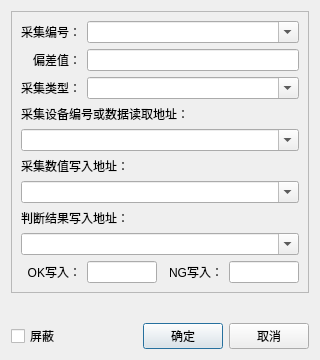
<?xml version="1.0" encoding="UTF-8"?>
<ui version="4.0">
 <class>DialogStepMeasureData</class>
 <widget class="QDialog" name="DialogStepMeasureData">
  <property name="geometry">
   <rect>
    <x>0</x>
    <y>0</y>
    <width>320</width>
    <height>360</height>
   </rect>
  </property>
  <property name="minimumSize">
   <size>
    <width>320</width>
    <height>340</height>
   </size>
  </property>
  <property name="windowTitle">
   <string>采集COM数据</string>
  </property>
  <layout class="QVBoxLayout" name="verticalLayout">
   <item>
    <widget class="QFrame" name="frame">
     <property name="frameShape">
      <enum>QFrame::StyledPanel</enum>
     </property>
     <layout class="QGridLayout" name="gridLayout" columnstretch="0,0">
      <item row="8" column="0" colspan="2">
       <widget class="QComboBox" name="comboWriteResult">
        <property name="editable">
         <bool>true</bool>
        </property>
       </widget>
      </item>
      <item row="2" column="0">
       <widget class="QLabel" name="labelMeasureType">
        <property name="text">
         <string>采集类型：</string>
        </property>
       </widget>
      </item>
      <item row="7" column="0" colspan="2">
       <widget class="QLabel" name="labelWriteResult">
        <property name="text">
         <string>判断结果写入地址：</string>
        </property>
       </widget>
      </item>
      <item row="6" column="0" colspan="2">
       <widget class="QComboBox" name="comboWriteDisplay">
        <property name="editable">
         <bool>true</bool>
        </property>
       </widget>
      </item>
      <item row="2" column="1">
       <widget class="QComboBox" name="comboMeasureType">
        <property name="sizePolicy">
         <sizepolicy hsizetype="Expanding" vsizetype="Fixed">
          <horstretch>0</horstretch>
          <verstretch>0</verstretch>
         </sizepolicy>
        </property>
        <property name="editable">
         <bool>true</bool>
        </property>
       </widget>
      </item>
      <item row="1" column="0">
       <widget class="QLabel" name="labelOffsetValue">
        <property name="text">
         <string>偏差值：</string>
        </property>
        <property name="alignment">
         <set>Qt::AlignRight|Qt::AlignTrailing|Qt::AlignVCenter</set>
        </property>
       </widget>
      </item>
      <item row="1" column="1">
       <widget class="QLineEdit" name="editOffsetValue">
        <property name="sizePolicy">
         <sizepolicy hsizetype="Expanding" vsizetype="Fixed">
          <horstretch>0</horstretch>
          <verstretch>0</verstretch>
         </sizepolicy>
        </property>
        <property name="clearButtonEnabled">
         <bool>true</bool>
        </property>
       </widget>
      </item>
      <item row="5" column="0" colspan="2">
       <widget class="QLabel" name="labelWriteDisplay">
        <property name="text">
         <string>采集数值写入地址：</string>
        </property>
       </widget>
      </item>
      <item row="0" column="0">
       <widget class="QLabel" name="labelMeasureID">
        <property name="text">
         <string>采集编号：</string>
        </property>
       </widget>
      </item>
      <item row="0" column="1">
       <widget class="QComboBox" name="comboMeasureID">
        <property name="sizePolicy">
         <sizepolicy hsizetype="Expanding" vsizetype="Fixed">
          <horstretch>0</horstretch>
          <verstretch>0</verstretch>
         </sizepolicy>
        </property>
        <property name="editable">
         <bool>true</bool>
        </property>
       </widget>
      </item>
      <item row="4" column="0" colspan="2">
       <widget class="QComboBox" name="comboReadMeasure">
        <property name="sizePolicy">
         <sizepolicy hsizetype="Expanding" vsizetype="Fixed">
          <horstretch>0</horstretch>
          <verstretch>0</verstretch>
         </sizepolicy>
        </property>
        <property name="editable">
         <bool>true</bool>
        </property>
       </widget>
      </item>
      <item row="3" column="0" colspan="2">
       <widget class="QLabel" name="labelReadMeasure">
        <property name="text">
         <string>采集设备编号或数据读取地址：</string>
        </property>
       </widget>
      </item>
      <item row="9" column="0" colspan="2">
       <layout class="QHBoxLayout" name="horizontalLayout_2">
        <item>
         <widget class="QLabel" name="labelResultOK">
          <property name="minimumSize">
           <size>
            <width>60</width>
            <height>0</height>
           </size>
          </property>
          <property name="text">
           <string>OK写入：</string>
          </property>
          <property name="alignment">
           <set>Qt::AlignRight|Qt::AlignTrailing|Qt::AlignVCenter</set>
          </property>
         </widget>
        </item>
        <item>
         <widget class="QLineEdit" name="editResultOK"/>
        </item>
        <item>
         <widget class="QLabel" name="labelResultNG">
          <property name="minimumSize">
           <size>
            <width>60</width>
            <height>0</height>
           </size>
          </property>
          <property name="text">
           <string>NG写入：</string>
          </property>
          <property name="alignment">
           <set>Qt::AlignRight|Qt::AlignTrailing|Qt::AlignVCenter</set>
          </property>
         </widget>
        </item>
        <item>
         <widget class="QLineEdit" name="editResultNG"/>
        </item>
       </layout>
      </item>
     </layout>
    </widget>
   </item>
   <item>
    <spacer name="verticalSpacer">
     <property name="orientation">
      <enum>Qt::Vertical</enum>
     </property>
     <property name="sizeHint" stdset="0">
      <size>
       <width>20</width>
       <height>0</height>
      </size>
     </property>
    </spacer>
   </item>
   <item>
    <layout class="QHBoxLayout" name="horizontalLayout_1">
     <item>
      <widget class="QCheckBox" name="checkIsDisabled">
       <property name="text">
        <string>屏蔽</string>
       </property>
      </widget>
     </item>
     <item>
      <spacer name="horizontalSpacer">
       <property name="orientation">
        <enum>Qt::Horizontal</enum>
       </property>
       <property name="sizeHint" stdset="0">
        <size>
         <width>40</width>
         <height>20</height>
        </size>
       </property>
      </spacer>
     </item>
     <item>
      <widget class="QPushButton" name="buttonOK">
       <property name="minimumSize">
        <size>
         <width>80</width>
         <height>0</height>
        </size>
       </property>
       <property name="text">
        <string>确定</string>
       </property>
       <property name="icon">
        <iconset resource="../PCS.qrc">
         <normaloff>:/images/pngs/common_accept.png</normaloff>:/images/pngs/common_accept.png</iconset>
       </property>
      </widget>
     </item>
     <item>
      <widget class="QPushButton" name="buttonCancel">
       <property name="minimumSize">
        <size>
         <width>80</width>
         <height>0</height>
        </size>
       </property>
       <property name="text">
        <string>取消</string>
       </property>
       <property name="icon">
        <iconset resource="../PCS.qrc">
         <normaloff>:/images/pngs/common_reject.png</normaloff>:/images/pngs/common_reject.png</iconset>
       </property>
      </widget>
     </item>
    </layout>
   </item>
  </layout>
 </widget>
 <tabstops>
  <tabstop>comboMeasureID</tabstop>
  <tabstop>editOffsetValue</tabstop>
  <tabstop>comboMeasureType</tabstop>
  <tabstop>comboReadMeasure</tabstop>
  <tabstop>comboWriteDisplay</tabstop>
  <tabstop>comboWriteResult</tabstop>
  <tabstop>editResultOK</tabstop>
  <tabstop>editResultNG</tabstop>
  <tabstop>checkIsDisabled</tabstop>
  <tabstop>buttonOK</tabstop>
  <tabstop>buttonCancel</tabstop>
 </tabstops>
 <resources>
  <include location="../PCS.qrc"/>
 </resources>
 <connections/>
</ui>
